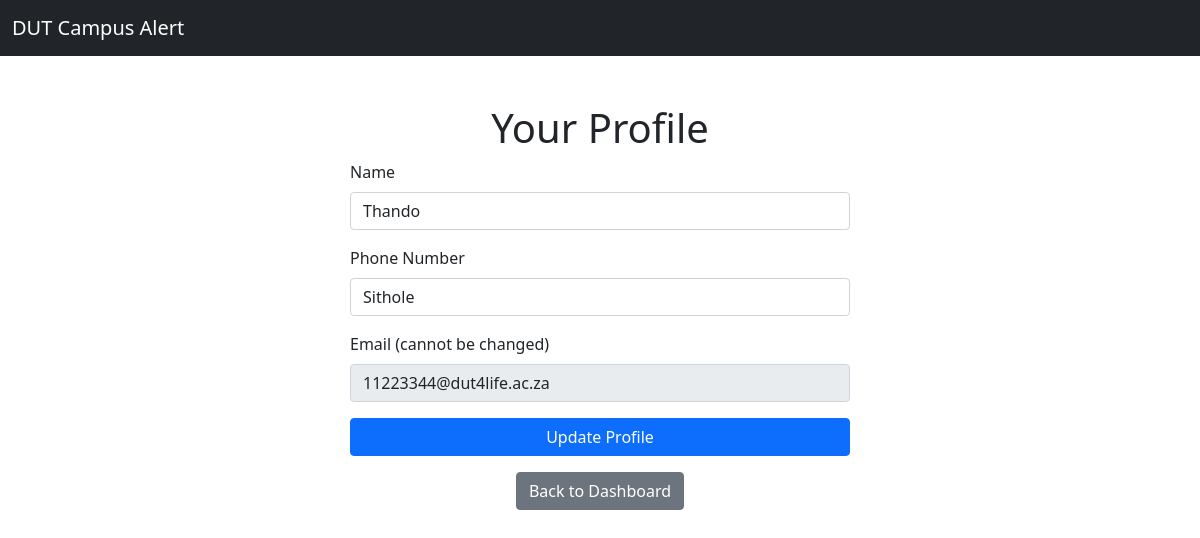
Page /profile (signed in) on the committed database.
### models.py (models this page shows)
class User(UserMixin, db.Model):
    id = db.Column(db.Integer, primary_key=True)
    email = db.Column(db.String(150), unique=True, nullable=False)
    password = db.Column(db.String(150), nullable=False)
    name = db.Column(db.String(100), nullable=True)
    phone = db.Column(db.String(20), nullable=True)
    role = db.Column(db.String(50), default='student')  # 'student', 'staff', 'admin'

### app.py (the view)
@app.route('/profile', methods=['GET', 'POST'])
@login_required
def profile():
    if request.method == 'POST':
        current_user.name = request.form['name']
        current_user.phone = request.form['phone']
        db.session.commit()  # Save changes to the database
        flash('Profile updated successfully!', 'success')
        return redirect(url_for('profile'))
    return render_template('profile.html', user=current_user)

### app.py (called while the page is built)
@login_manager.user_loader
def load_user(user_id):
    return User.query.get(int(user_id))

### templates/profile.html (shortened to what this page needs)
<!DOCTYPE html>
<html>
<head>
    <link rel="stylesheet" href="https://cdn.jsdelivr.net/npm/bootstrap@5.1.3/dist/css/bootstrap.min.css">
</head>
<body>
    <nav class="navbar navbar-expand-lg navbar-dark bg-dark">
        <div class="container-fluid">
            <a class="navbar-brand" href="/">DUT Campus Alert</a>
        </div>
    </nav>
    <div class="container mt-5">
        <h1 class="text-center">Your Profile</h1>
        <form method="POST" class="mx-auto" style="max-width: 500px;">
            <div class="mb-3">
                <label for="name" class="form-label">Name</label>
                <input type="text" id="name" name="name" class="form-control" value="{{ user.name }}" required>
            </div>
            <div class="mb-3">
                <label for="phone" class="form-label">Phone Number</label>
                <input type="text" id="phone" name="phone" class="form-control" value="{{ user.phone }}" required>
            </div>
            <div class="mb-3">
                <label for="email" class="form-label">Email (cannot be changed)</label>
                <input type="email" id="email" name="email" class="form-control" value="{{ user.email }}" readonly>
            </div>
            <button type="submit" class="btn btn-primary w-100">Update Profile</button>
        </form>
        <div class="text-center mt-3">
            <a href="/dashboard" class="btn btn-secondary">Back to Dashboard</a>
        </div>
    </div>
</body>
</html>

### rows in the picture
User: name "Thando", phone "Sithole", email "11223344@dut4life.ac.za"
